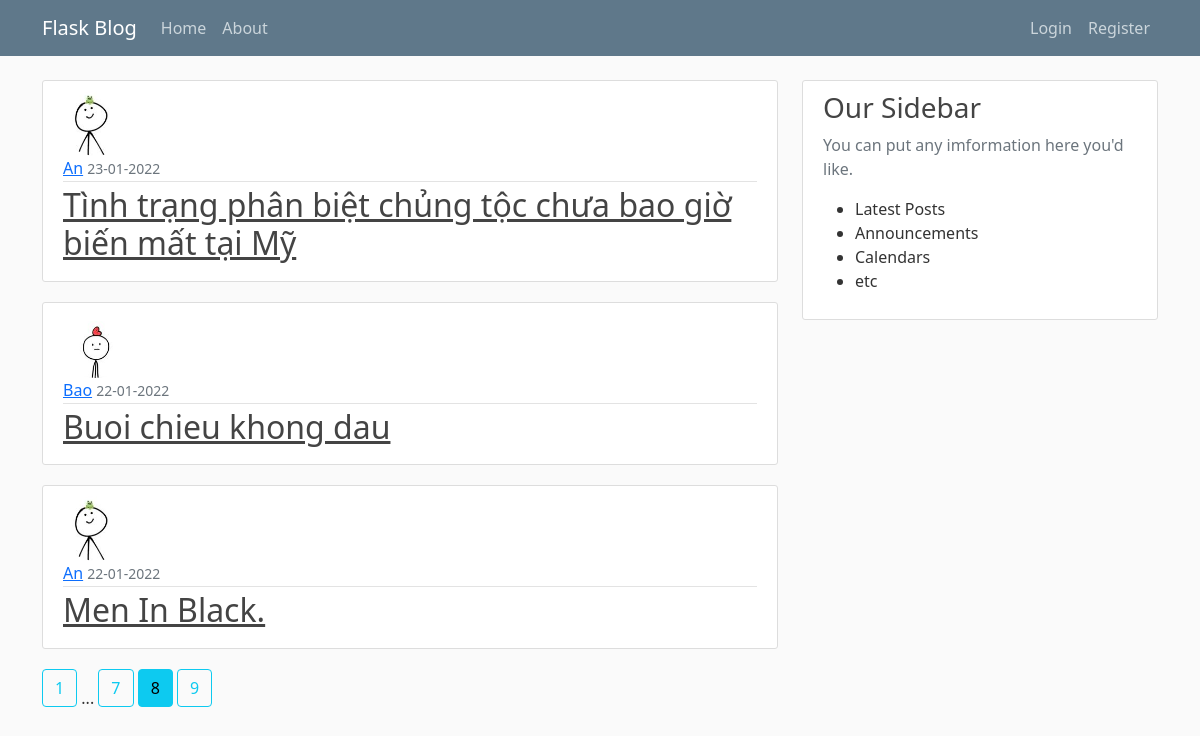
Screenshot of /home?page=8 with the database file from the repository.
### flaskblog/models.py (models this page shows, shortened)
class Post(db.Model):
    id = db.Column(db.Integer, primary_key=True)
    title = db.Column(db.String(100), nullable=False)
    date_posted = db.Column(db.DateTime, nullable=False, default = datetime.utcnow)
    content = db.Column(db.Text, nullable=False)
    user_id = db.Column(db.Integer,db.ForeignKey('user.id'), nullable=False)

class User(db.Model, UserMixin):
    id = db.Column(db.Integer, primary_key=True)
    username = db.Column(db.String(20), unique=True, nullable=False)
    email = db.Column(db.String(120), unique=True, nullable=False)
    image_file = db.Column(db.String(20), nullable=False, default='default.jpg')
    password = db.Column(db.String(60), nullable=False)
    posts = db.relationship('Post', backref='author', lazy=True)

### flaskblog/routes.py (the view)
@app.route("/")
@app.route("/home")
def home():
    page = request.args.get('page', 1, type=int)
    posts = Post.query.order_by(Post.date_posted.desc()).paginate(page=page, per_page=3)
    return render_template('home.html', posts=posts)

### flaskblog/templates/home.html
{% extends "layout.html" %}
{% block content %}
    {% for post in posts.items %}
        <article class="media content-section">
            <img class="rounded-circle article-img" src="{{ url_for('static', filename='profile_pics/' + post.author.image_file) }}">
            <div>
                <div class="article-metadata">
                    <a class="mr-2" href="{{ url_for('user_posts', username = post.author.username) }}">{{ post.author.username }}</a>
                    <small class="text-muted">{{ post.date_posted.strftime('%d-%m-%Y') }}</small>
                </div>
                <h2><a class="article-title" href="{{ url_for('post', post_id = post.id) }}">{{ post.title }}</a></h2>
            </div>
        </article>
    {% endfor %}
    {% for page_num in posts.iter_pages(left_edge = 1, right_edge = 1, left_current = 1, right_current = 2) %}
        {% if page_num %}
            {% if posts.page == page_num %}
                <a class="btn btn-info mb-4" href="{{ url_for('home', page= page_num) }}">{{ page_num }}</a>
            {% else %}
                <a class="btn btn-outline-info mb-4" href="{{ url_for('home', page= page_num) }}">{{ page_num }}</a>
            {% endif %}
        {% else %}
            ...
        {% endif %}
    {% endfor %}
{% endblock content %}

### flaskblog/static/main.css (style rules this page uses)
body { background: #fafafa; color: #333333; margin-top: 5rem; }
h1, h2, h3, h4, h5, h6 { color: #444444; }
.content-section { background: #ffffff; padding: 10px 20px; border: 1px solid #dddddd; border-radius: 3px; margin-bottom: 20px; }
.article-title { color: #444444; }
.article-img { height: 65px; width: 65px; margin-right: 16px; }
.article-metadata { padding-bottom: 1px; margin-bottom: 4px; border-bottom: 1px solid #e3e3e3 }

### rows the page displays
Post: image_file (picture), author.username "An", date_posted "23-01-2022", title "Tình trạng phân biệt chủng tộc chưa bao giờ biến mất tại Mỹ"
Post: image_file (picture), author.username "Bao", date_posted "22-01-2022", title "Buoi chieu khong dau"
Post: image_file (picture), author.username "An", date_posted "22-01-2022", title "Men In Black."

### other values shown
{{ page_num }} "1" "7" "9"
{{ page_num }} "8"
